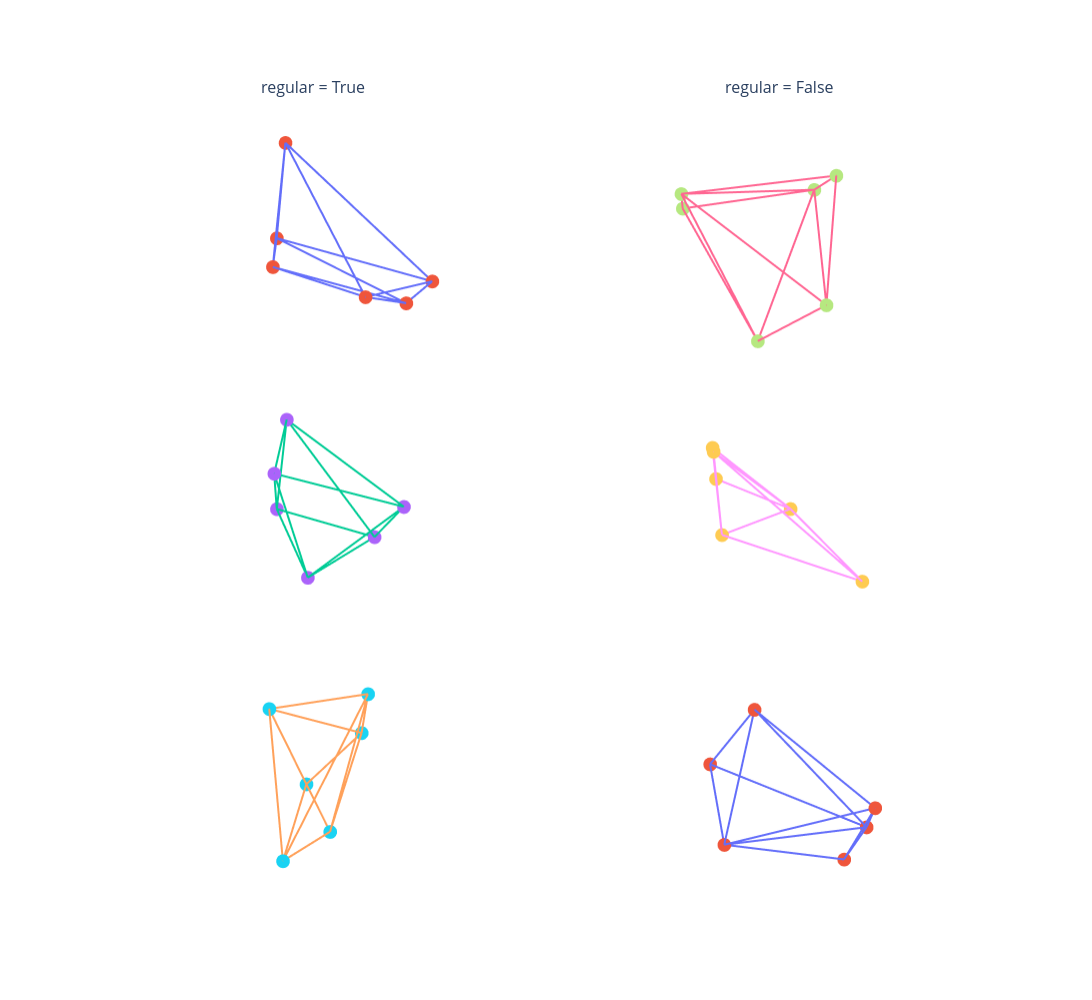

This figure's notebook cell:
### Code cell
import plotly.express as px
import plotly.graph_objects as go
from plotly.subplots import make_subplots

edge_traces = []
vertex_traces = []

for idx, row in examples.iterrows():
    xyz = XYZ[idx, :].reshape(6, 3)
    vertex_trace = go.Scatter3d(x = xyz[:, 0], y = xyz[:, 1], z = xyz[:, 2], text=[f"regular={is_regular[idx]}"]*6, mode="markers")
    xe, ye, ze = [], [], []
    for i, j in row[1:]:
        xe += [xyz[i, 0], xyz[j, 0], None]
        ye += [xyz[i, 1], xyz[j, 1], None]
        ze += [xyz[i, 2], xyz[j, 2], None]

    edge_trace = go.Scatter3d(
        x=xe,
        y=ye,
        z=ze,
        mode="lines",
        line=dict(width=4),
        name="Edges",
    )

    edge_traces.append(edge_trace)
    vertex_traces.append(vertex_trace)

fig = make_subplots(
    rows=3,
    cols=2,
    specs=[[{"type": "scene"}] * 2] * 3, 
    subplot_titles=["regular = True", "regular = False"] + 2 * 2 * [""],
    horizontal_spacing=0,
    vertical_spacing=0,
    column_widths=[1, 1],
    row_heights=[1]*3,
    
)

fig.update_layout(
    showlegend=False,
    autosize=False,
    width=1400,
    height=1000
)
fig.update_scenes(
    xaxis = dict(visible=False),
    yaxis = dict(visible=False),
    zaxis = dict(visible=False)
)

fig.print_grid()

for i, traces in enumerate(zip(edge_traces, vertex_traces)):
    fig.add_trace(traces[0], row=1 + i % 3, col=1 + i // 3)
    fig.add_trace(traces[1], row=1 + i % 3, col=1 + i // 3)


fig.show()

### Figure 1 — Plotly figure (JSON) as saved in the notebook; plotly's stock layout.template omitted (floating-point values rounded to 4 significant figures)
{"data": [{"line": {"width": 4}, "mode": "lines", "name": "Edges", "scene": "scene", "type": "scatter3d", "x": [0.2476, -0.135, null, 0.2307, 0.648, null, -0.135, 0.2307, null, 0.9908, 0.648, null, -0.135, -0.07559, null, 0.2476, 0.9908, null, -0.135, 0.648, null, 0.2307, 0.9908, null, 0.2476, 0.2307, null, 0.648, -0.07559, null, 0.2476, -0.07559, null, 0.9908, -0.07559, null], "y": [-0.7676, 0.9055, null, 0.8763, 0.7479, null, 0.9055, 0.8763, null, 0.1329, 0.7479, null, 0.9055, -0.9168, null, -0.7676, 0.1329, null, 0.9055, 0.7479, null, 0.8763, 0.1329, null, -0.7676, 0.8763, null, 0.7479, -0.9168, null, -0.7676, -0.9168, null, 0.1329, -0.9168, null], "z": [-0.5911, -0.4023, null, -0.423, -0.1439, null, -0.4023, -0.423, null, -0.02466, -0.1439, null, -0.4023, 0.3922, null, -0.5911, -0.02466, null, -0.4023, -0.1439, null, -0.423, -0.02466, null, -0.5911, -0.423, null, -0.1439, 0.3922, null, -0.5911, 0.3922, null, -0.02466, 0.3922, null]}, {"mode": "markers", "scene": "scene", "text": ["regular=True", "regular=True", "regular=True", "regular=True", "regular=True", "regular=True"], "type": "scatter3d", "x": [0.2476, -0.135, 0.2307, 0.9908, 0.648, -0.07559], "y": [-0.7676, 0.9055, 0.8763, 0.1329, 0.7479, -0.9168], "z": [-0.5911, -0.4023, -0.423, -0.02466, -0.1439, 0.3922]}, {"line": {"width": 4}, "mode": "lines", "name": "Edges", "scene": "scene3", "type": "scatter3d", "x": [0.6097, 0.08262, null, -0.1785, -0.711, null, 0.08262, -0.1785, null, -0.5423, -0.711, null, 0.6097, -0.5423, null, 0.08262, -0.711, null, 0.6097, -0.1785, null, -0.711, -0.02683, null, 0.6097, -0.02683, null, -0.1785, -0.02683, null, 0.08262, -0.5423, null, -0.5423, -0.02683, null], "y": [0.1858, 0.02485, null, -0.8488, 0.423, null, 0.02485, -0.8488, null, 0.8209, 0.423, null, 0.1858, 0.8209, null, 0.02485, 0.423, null, 0.1858, -0.8488, null, 0.423, -0.3694, null, 0.1858, -0.3694, null, -0.8488, -0.3694, null, 0.02485, 0.8209, null, 0.8209, -0.3694, null], "z": [0.7706, -0.9963, null, -0.4976, -0.5617, null, -0.9963, -0.4976, null, 0.179, -0.5617, null, 0.7706, 0.179, null, -0.9963, -0.5617, null, 0.7706, -0.4976, null, -0.5617, 0.9289, null, 0.7706, 0.9289, null, -0.4976, 0.9289, null, -0.9963, 0.179, null, 0.179, 0.9289, null]}, {"mode": "markers", "scene": "scene3", "text": ["regular=True", "regular=True", "regular=True", "regular=True", "regular=True", "regular=True"], "type": "scatter3d", "x": [0.6097, 0.08262, -0.1785, -0.5423, -0.711, -0.02683], "y": [0.1858, 0.02485, -0.8488, 0.8209, 0.423, -0.3694], "z": [0.7706, -0.9963, -0.4976, 0.179, -0.5617, 0.9289]}, {"line": {"width": 4}, "mode": "lines", "name": "Edges", "scene": "scene5", "type": "scatter3d", "x": [-0.1611, -0.9043, null, -0.9043, -0.8069, null, -0.1611, -0.2909, null, 0.04813, -0.2909, null, -0.9043, -0.2909, null, -0.8069, 0.04813, null, -0.1611, -0.8069, null, -0.2909, 0.9383, null, -0.1611, 0.9383, null, -0.8069, 0.9383, null, -0.9043, 0.04813, null, 0.04813, 0.9383, null], "y": [-0.2081, -0.4261, null, -0.4261, -0.3205, null, -0.2081, -0.7355, null, -0.9113, -0.7355, null, -0.4261, -0.7355, null, -0.3205, -0.9113, null, -0.2081, -0.3205, null, -0.7355, 0.2859, null, -0.2081, 0.2859, null, -0.3205, 0.2859, null, -0.4261, -0.9113, null, -0.9113, 0.2859, null], "z": [-0.9648, -0.02606, null, -0.02606, 0.4962, null, -0.9648, -0.6118, null, 0.409, -0.6118, null, -0.02606, -0.6118, null, 0.4962, 0.409, null, -0.9648, 0.4962, null, -0.6118, -0.1947, null, -0.9648, -0.1947, null, 0.4962, -0.1947, null, -0.02606, 0.409, null, 0.409, -0.1947, null]}, {"mode": "markers", "scene": "scene5", "text": ["regular=True", "regular=True", "regular=True", "regular=True", "regular=True", "regular=True"], "type": "scatter3d", "x": [-0.1611, -0.9043, -0.8069, 0.04813, -0.2909, 0.9383], "y": [-0.2081, -0.4261, -0.3205, -0.9113, -0.7355, 0.2859], "z": [-0.9648, -0.02606, 0.4962, 0.409, -0.6118, -0.1947]}, {"line": {"width": 4}, "mode": "lines", "name": "Edges", "scene": "scene2", "type": "scatter3d", "x": [0.3455, 0.539, null, 0.362, -0.7387, null, 0.539, 0.362, null, -0.9741, -0.7387, null, 0.539, 0.1659, null, 0.3455, -0.9741, null, 0.362, -0.9741, null, -0.7387, 0.1659, null, 0.3455, 0.362, null, 0.362, 0.1659, null, 0.539, -0.9741, null, -0.9741, 0.1659, null], "y": [-0.9276, 0.4895, null, -0.8621, 0.3217, null, 0.4895, -0.8621, null, -0.1318, 0.3217, null, 0.4895, 0.982, null, -0.9276, -0.1318, null, -0.8621, -0.1318, null, 0.3217, 0.982, null, -0.9276, -0.8621, null, -0.8621, 0.982, null, 0.4895, -0.1318, null, -0.1318, 0.982, null], "z": [0.1425, -0.6855, null, 0.3546, 0.5924, null, -0.6855, 0.3546, null, 0.1837, 0.5924, null, -0.6855, -0.0906, null, 0.1425, 0.1837, null, 0.3546, 0.1837, null, 0.5924, -0.0906, null, 0.1425, 0.3546, null, 0.3546, -0.0906, null, -0.6855, 0.1837, null, 0.1837, -0.0906, null]}, {"mode": "markers", "scene": "scene2", "text": ["regular=False", "regular=False", "regular=False", "regular=False", "regular=False", "regular=False"], "type": "scatter3d", "x": [0.3455, 0.539, 0.362, -0.9741, -0.7387, 0.1659], "y": [-0.9276, 0.4895, -0.8621, -0.1318, 0.3217, 0.982], "z": [0.1425, -0.6855, 0.3546, 0.1837, 0.5924, -0.0906]}, {"line": {"width": 4}, "mode": "lines", "name": "Edges", "scene": "scene4", "type": "scatter3d", "x": [-0.01212, -0.6592, null, -0.0599, -0.7621, null, -0.01212, -0.7621, null, 0.318, -0.7621, null, -0.01212, 0.318, null, -0.6592, -0.7621, null, -0.01212, -0.0599, null, -0.7621, 0.1681, null, -0.01212, 0.1681, null, -0.0599, 0.1681, null, -0.6592, 0.318, null, 0.318, 0.1681, null], "y": [-0.9112, 0.4986, null, -0.9653, -0.5869, null, -0.9112, -0.5869, null, -0.36, -0.5869, null, -0.9112, -0.36, null, 0.4986, -0.5869, null, -0.9112, -0.9653, null, -0.5869, -0.6001, null, -0.9112, -0.6001, null, -0.9653, -0.6001, null, 0.4986, -0.36, null, -0.36, -0.6001, null], "z": [-0.4117, -0.5629, null, 0.2543, -0.2733, null, -0.4117, -0.2733, null, 0.8771, -0.2733, null, -0.4117, 0.8771, null, -0.5629, -0.2733, null, -0.4117, 0.2543, null, -0.2733, 0.7821, null, -0.4117, 0.7821, null, 0.2543, 0.7821, null, -0.5629, 0.8771, null, 0.8771, 0.7821, null]}, {"mode": "markers", "scene": "scene4", "text": ["regular=False", "regular=False", "regular=False", "regular=False", "regular=False", "regular=False"], "type": "scatter3d", "x": [-0.01212, -0.6592, -0.0599, 0.318, -0.7621, 0.1681], "y": [-0.9112, 0.4986, -0.9653, -0.36, -0.5869, -0.6001], "z": [-0.4117, -0.5629, 0.2543, 0.8771, -0.2733, 0.7821]}, {"line": {"width": 4}, "mode": "lines", "name": "Edges", "scene": "scene6", "type": "scatter3d", "x": [-0.4415, -0.2006, null, 0.2226, 0.9555, null, -0.2006, 0.2226, null, -0.4415, 0.9555, null, 0.0603, 0.9555, null, -0.4415, 0.0603, null, -0.2006, 0.9555, null, 0.9555, 0.5115, null, -0.4415, 0.2226, null, -0.4415, 0.5115, null, 0.2226, 0.5115, null, -0.2006, 0.0603, null], "y": [0.8083, 0.9705, null, -0.3244, -0.05488, null, 0.9705, -0.3244, null, 0.8083, -0.05488, null, 0.8666, -0.05488, null, 0.8083, 0.8666, null, 0.9705, -0.05488, null, -0.05488, -0.8433, null, 0.8083, -0.3244, null, 0.8083, -0.8433, null, -0.3244, -0.8433, null, 0.9705, 0.8666, null], "z": [-0.3896, 0.1337, null, 0.9193, -0.2898, null, 0.1337, 0.9193, null, -0.3896, -0.2898, null, -0.4954, -0.2898, null, -0.3896, -0.4954, null, 0.1337, -0.2898, null, -0.2898, 0.165, null, -0.3896, 0.9193, null, -0.3896, 0.165, null, 0.9193, 0.165, null, 0.1337, -0.4954, null]}, {"mode": "markers", "scene": "scene6", "text": ["regular=False", "regular=False", "regular=False", "regular=False", "regular=False", "regular=False"], "type": "scatter3d", "x": [-0.4415, -0.2006, 0.2226, 0.0603, 0.9555, 0.5115], "y": [0.8083, 0.9705, -0.3244, 0.8666, -0.05488, -0.8433], "z": [-0.3896, 0.1337, 0.9193, -0.4954, -0.2898, 0.165]}], "layout": {"annotations": [{"font": {"size": 16}, "showarrow": false, "text": "regular = True", "x": 0.25, "xanchor": "center", "xref": "paper", "y": 1, "yanchor": "bottom", "yref": "paper"}, {"font": {"size": 16}, "showarrow": false, "text": "regular = False", "x": 0.75, "xanchor": "center", "xref": "paper", "y": 1, "yanchor": "bottom", "yref": "paper"}], "autosize": false, "height": 1000, "scene": {"domain": {"x": [0, 0.5], "y": [0.6667, 1]}, "xaxis": {"visible": false}, "yaxis": {"visible": false}, "zaxis": {"visible": false}}, "scene2": {"domain": {"x": [0.5, 1], "y": [0.6667, 1]}, "xaxis": {"visible": false}, "yaxis": {"visible": false}, "zaxis": {"visible": false}}, "scene3": {"domain": {"x": [0, 0.5], "y": [0.3333, 0.6667]}, "xaxis": {"visible": false}, "yaxis": {"visible": false}, "zaxis": {"visible": false}}, "scene4": {"domain": {"x": [0.5, 1], "y": [0.3333, 0.6667]}, "xaxis": {"visible": false}, "yaxis": {"visible": false}, "zaxis": {"visible": false}}, "scene5": {"domain": {"x": [0, 0.5], "y": [0, 0.3333]}, "xaxis": {"visible": false}, "yaxis": {"visible": false}, "zaxis": {"visible": false}}, "scene6": {"domain": {"x": [0.5, 1], "y": [0, 0.3333]}, "xaxis": {"visible": false}, "yaxis": {"visible": false}, "zaxis": {"visible": false}}, "showlegend": false, "width": 1400}}
